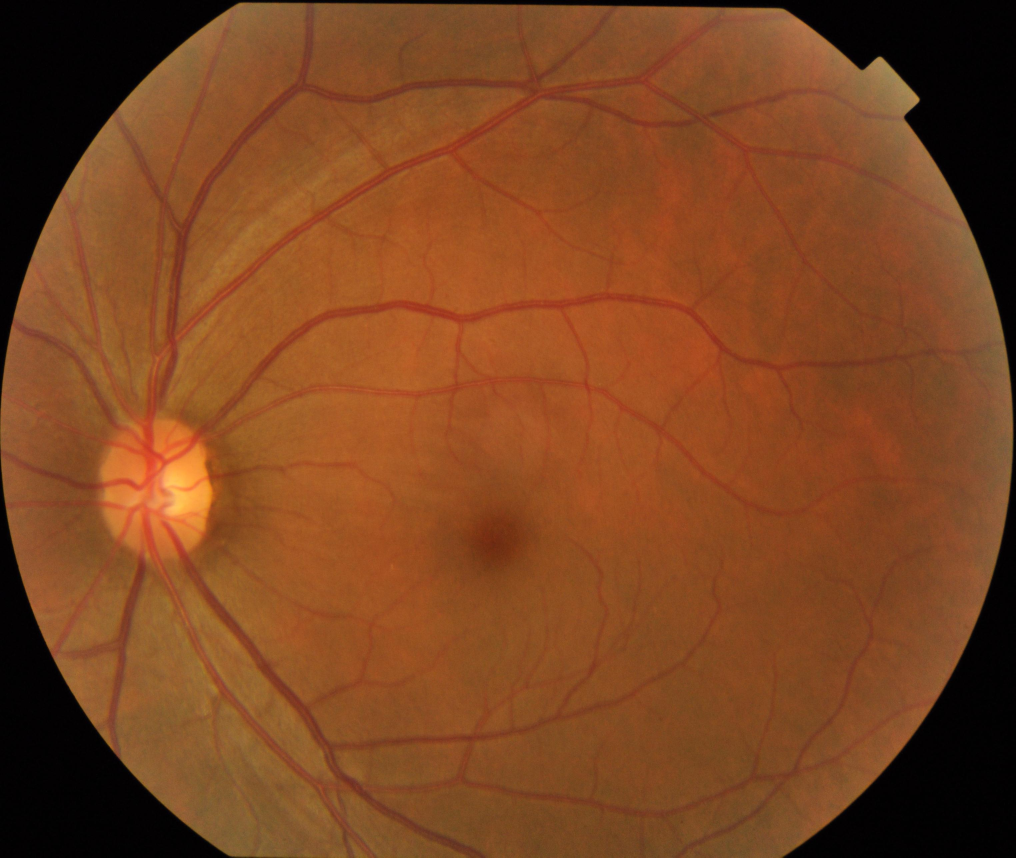
#> input picture data/fundus.jpg, 3046 x 2572 px, found by its file name (shown at 1/3 size)
$ python main.py   (older library calls are emulated)
#> lines starting #> are read from the running program, lines starting #| are printed output that depends on the picture; after the words box and inside, x2 and y2 are one past the last pixel; in counts of white or black regions, pixels touching at a corner belong together
import math

import cv2
import numpy as np
from matplotlib import pyplot as plt


# [302 lines left out: functions q1, q2, findLines, q3, q4, pixel_frequency and 4 more, not called in this run]


def q7():
    # QUESTION 7
    # part a
    image = cv2.imread("data\\fundus.jpg", cv2.IMREAD_COLOR)
#> image is the input picture: shape (2572, 3046, 3); mean B, G, R 33.6, 69.5, 125.4

    # part a
    gray = cv2.cvtColor(image, cv2.COLOR_BGR2GRAY)
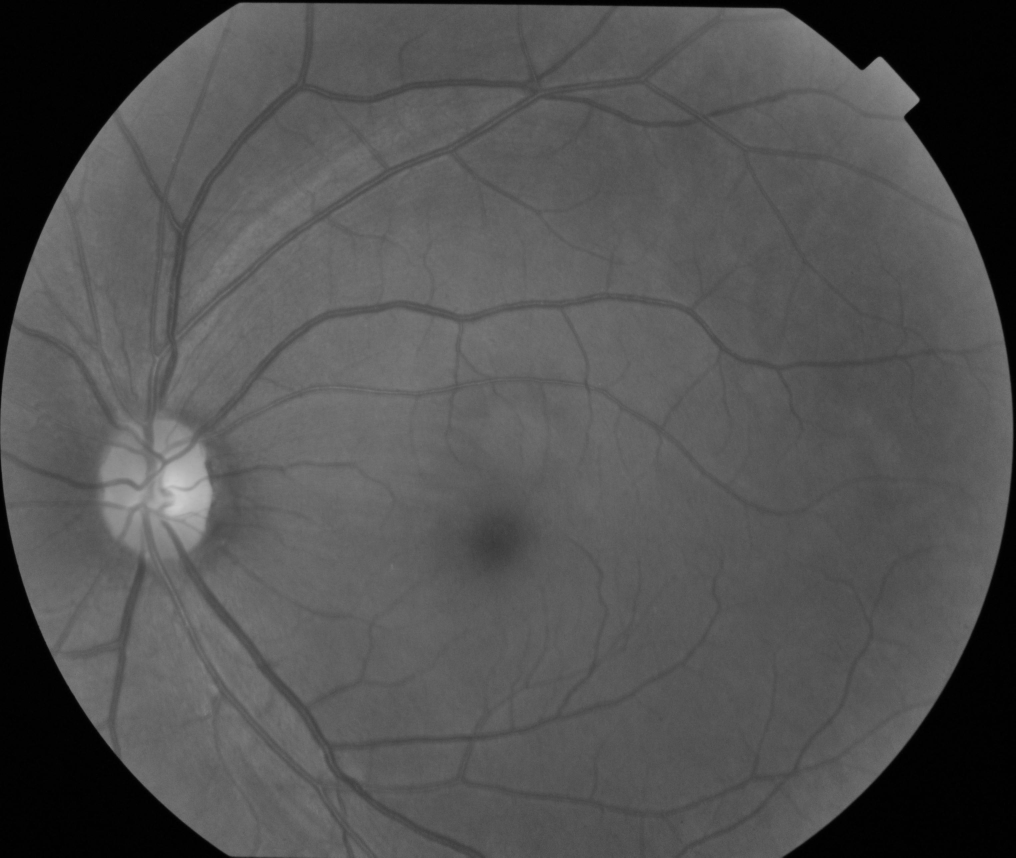
#> gray: shape (2572, 3046) (shown at 1/3 size); min 0, max 203, mean 82.2

    # Threshold the image to separate the bottle from the background
    _, thresh = cv2.threshold(gray, 80, 255, cv2.THRESH_BINARY_INV)
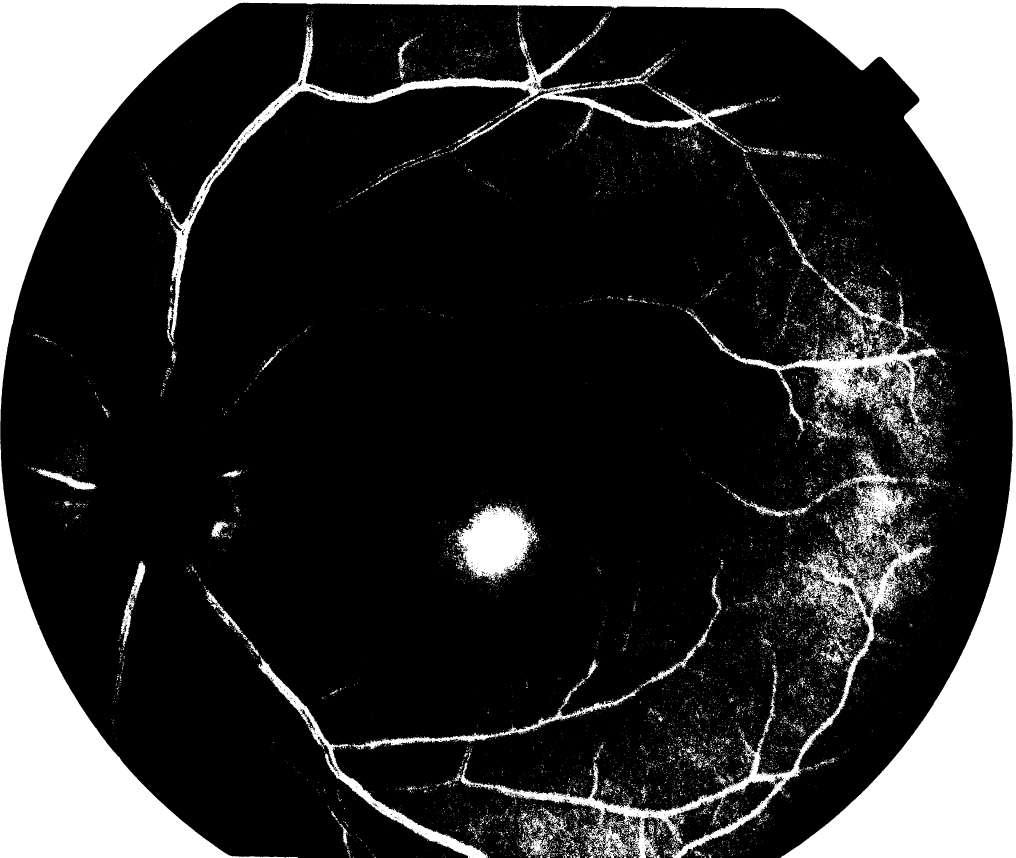
#> thresh: shape (2572, 3046) (shown at 1/3 size); 19.5% white; 13025 white regions (12084 under 20 px), largest, box (x1, y1, x2, y2) and area: (0, 0, 3046, 2572) 1113804, (1363, 1348, 2803, 2572) 91398, (501, 77, 1733, 1037) 44506

    # # Create a named window
    # cv2.namedWindow('Gray Image', cv2.WINDOW_NORMAL)
    # # Show the gray image in the named window
    # cv2.imshow('Gray Image', gray)
    # # Resize the window to reduce the image size
    # cv2.resizeWindow('Gray Image', 640, 520)

    # Create a named window
    cv2.namedWindow('Thresh Image', cv2.WINDOW_NORMAL)
    # Show the gray image in the named window
    cv2.imshow('Thresh Image', thresh)
    # Resize the window to reduce the image size
    cv2.resizeWindow('Thresh Image', 640, 520)

    # cv2.imshow("image", thresh)
    cv2.waitKey(0)
    cv2.destroyAllWindows()

    # part b
    # Apply a Gaussian blur to reduce noise
    blurred = cv2.GaussianBlur(gray, (5, 5), 0)

    # Detect the edges using the Canny algorithm
    edges = cv2.Canny(blurred, 100, 200)
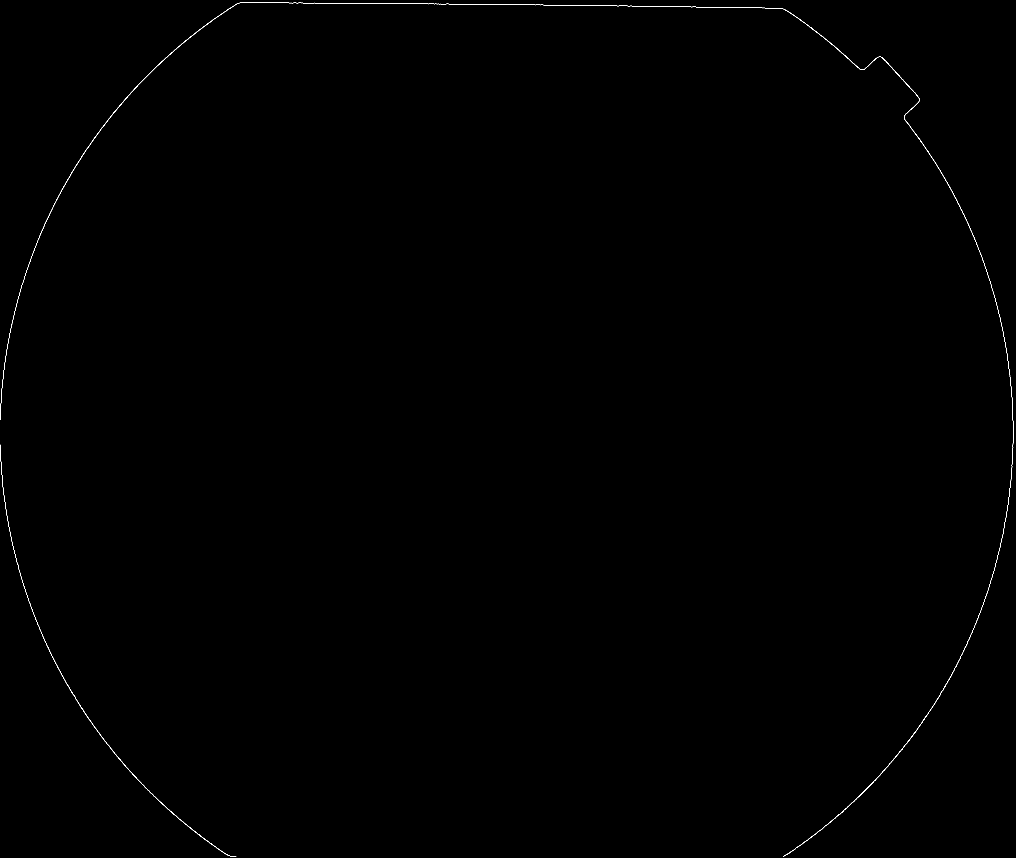
#> edges: shape (2572, 3046) (shown at 1/3 size); 0.12% white in thin lines or dots

    # Find the contours in the image
    contours, _ = cv2.findContours(edges, cv2.RETR_EXTERNAL, cv2.CHAIN_APPROX_SIMPLE)
#> contours = 2 contours; box (x1, y1, x2, y2) and area: (2, 7, 3040, 2571) 1560, (1, 1334, 709, 2570) 506

    # Get the contour with the largest area (i.e. the outer edge of the eyeball)
    largest_contour = max(contours, key=cv2.contourArea)
#> largest_contour = contour of 4418 points, box (x1, y1, x2, y2) (2, 7, 3040, 2571), area 1560


    # # Draw the contour on the image
    # cv2.drawContours(image, [largest_contour], -1, (0, 255, 0), 2)
    #
    # # Calculate the diameter of the eyeball in pixels
    # (x, y), radius = cv2.minEnclosingCircle(largest_contour)
    # diameter_pixels = int(2 * radius)
    #
    # Display the image with the contour and diameter
    # Create a named window
    # cv2.namedWindow('Thresh Image', cv2.WINDOW_NORMAL)
    # # Show the gray image in the named window
    # cv2.imshow('Thresh Image', contours)
    # # Resize the window to reduce the image size
    # cv2.resizeWindow('Thresh Image', 640, 520)
    #
    # # cv2.putText(image, f'Diameter: {diameter_pixels} pixels', (10, 30), cv2.FONT_HERSHEY_SIMPLEX, 1, (0, 255, 0), 2)
    # cv2.imshow('Eye Image', image)
    # cv2.waitKey(0)
    # cv2.destroyAllWindows()


# # q1()
# # q2()
# q3()
# q4()
# q5()
# q6()
q7()
